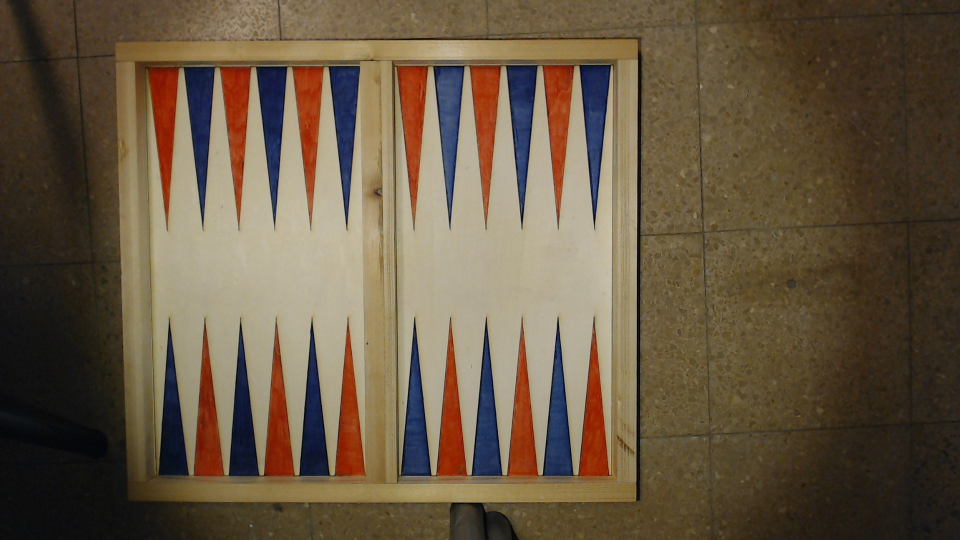
#> input picture Board_detection_manager/Soldier_Detection/std1.jpg, 1920 x 1080 px, given in place of WIN_20191209_17_01_19_Pro.jpg, which was not available (shown at 1/2 size); the run also reads 1 picture not shown here
$ python ImageProcessing.py
#> lines starting #> are read from the running program, lines starting #| are printed output that depends on the picture; pictures that were not available may be replaced by others from this repository, and a replacement may not be noted
### Board_detection_manager/Soldier_Detection/Foreground.py
import cv2
import numpy as np
import matplotlib.pyplot as plt
import os
import os.path


# [33 lines left out: function calc_std, not called in this run]


def foreground_poc(threshold, diff_path, std_dir):
    [threshold_r, threshold_g, threshold_b] = threshold
    new_length = 360
    new_width = 640
    hsv = True
    orig = cv2.imread(diff_path, cv2.IMREAD_COLOR)
    diff = orig
    if hsv:
        diff = cv2.cvtColor(orig, cv2.COLOR_BGR2HSV)
    [diff_r, diff_g, diff_b] = cv2.split(diff)
    diff_r = cv2.resize(diff_r, (new_width, new_length))
    diff_g = cv2.resize(diff_g, (new_width, new_length))
    diff_b = cv2.resize(diff_b, (new_width, new_length))
    # calc_std(std_dir, hsv)
    std_r = cv2.imread("std_red.jpg", 0).astype(int)
    std_g = cv2.imread("std_green.jpg", 0).astype(int)
    std_b = cv2.imread("std_blue.jpg", 0).astype(int)
    mean_r = cv2.imread("mean_red.jpg", 0).astype(int)
    mean_g = cv2.imread("mean_green.jpg", 0).astype(int)
    mean_b = cv2.imread("mean_blue.jpg", 0).astype(int)
    # np.where(std_r <= 1, 1, std_r)
    # np.where(std_g <= 1, 1, std_g)
    # np.where(std_b <= 1, 1, std_b)
    std_r[std_r < 1] = 1
    std_b[std_b < 1] = 1
    std_g[std_g < 1] = 1
    distance_r = np.abs((mean_r - diff_r))
    distance_g = np.abs((mean_g - diff_g))
    distance_b = np.abs((mean_b - diff_b))
    #plt.imshow(distance_r.astype(int)), plt.title("R"), plt.colorbar(), plt.show()
    plt.imshow(distance_g.astype(int)), plt.title("G"), plt.colorbar(), plt.show()
    plt.imshow(distance_b.astype(int)), plt.title("B"), plt.colorbar(), plt.show()
    for i in range(len(distance_r)):
        for j in range(len(distance_r[0])):
            if distance_r[i][j] >= threshold_r :
                distance_r[i][j] = 1
            else:
                distance_r[i][j] = 0

            if distance_b[i][j] >= threshold_b :
                distance_b[i][j] = 1
            else:
                distance_b[i][j] = 0

            if distance_g[i][j] >= threshold_g :
                distance_g[i][j] = 1
            else:
                distance_g[i][j] = 0
    check_mat = np.zeros(distance_r.shape)
    for i in range(len(check_mat)):
        for j in range(len(check_mat[0])):
            if distance_r[i][j] == 1 and distance_b[i][j] == 1 and distance_g[i][j] == 1:
                check_mat[i][j] = 1
            else:
                check_mat[i][j] = 0
    kernel = np.ones((3, 3), np.uint8)
    plt.imshow(orig), plt.title("Original"), plt.show()
    plt.imshow(check_mat), plt.colorbar(), plt.show()
    check_mat = cv2.morphologyEx(check_mat, cv2.MORPH_CLOSE, kernel, iterations=1)
    plt.imshow(check_mat), plt.colorbar(), plt.title("close"), plt.show()
    kernel = np.ones((3, 3), np.uint8)
    check_mat = cv2.morphologyEx(check_mat, cv2.MORPH_OPEN, kernel, iterations=5)
    check_mat = cv2.dilate(check_mat, kernel)
    plt.imshow(check_mat), plt.colorbar(), plt.title("open"), plt.show()
    return check_mat


"""
def get_video():
    cap = cv2.VideoCapture(URL)
    while True:
        ret, frame = cap.read()
        if frame is not None:
            cv2.imshow('frame', frame)
        q = cv2.waitKey(1)
        if q == ord("q"):
            break
    cv2.destroyAllWindows()
"""

### Board_detection_manager/Soldier_Detection/ImageProcessing.py
import cv2
import numpy as np
from Board_detection_manager.Soldier_Detection import Foreground

def get_detected_soldiers(filename):
    DEFAULF = 0
    std_dir = "C:\\Users\\t8709339\\Desktop\\talpiot\\procton\\Board_detection_manager\\Soldier_Detection\\stds"
    threshold_r = 0
    threshold_g = 6
    threshold_b = 6
    img = cv2.imread(filename, cv2.IMREAD_GRAYSCALE)
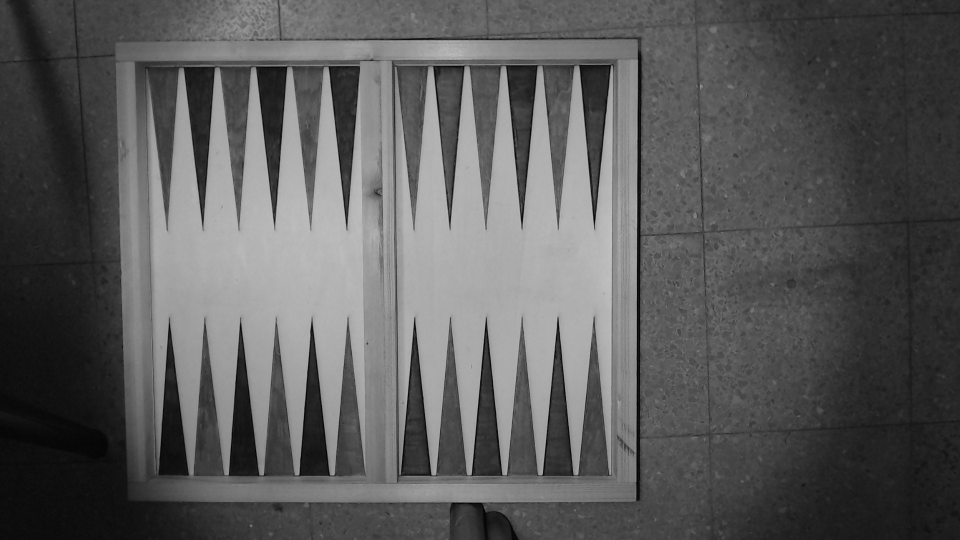
#> img: shape (1080, 1920) (shown at 1/2 size); min 0, max 204, mean 90.4
    print(img.shape)
#| (1080, 1920)
    # img = cv2.medianBlur(img,5)
    img = cv2.resize(img, (640, 360))
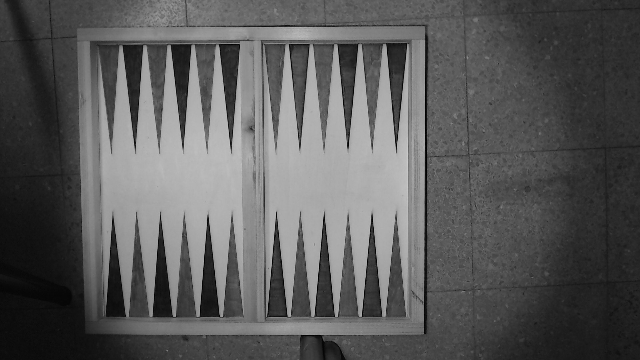
#> img: shape (360, 640); min 0, max 204, mean 90.4
    cimg = cv2.cvtColor(img, cv2.COLOR_GRAY2BGR)

    circles = cv2.HoughCircles(img, cv2.HOUGH_GRADIENT, 1, 15,
                               param1=40, param2=13, minRadius=7, maxRadius=13)
#> circles = 44 rows, first 8: [498.5, 181.5, 12.4], [379.5, 13.5, 12.4], [483.5, 264.5, 12.4], [527.5, 158.5, 12.4], [175.5, 12.5, 12.4], [207.5, 51.5, 12.4], [501.5, 165.5, 12.4], [536.5, 137.5, 12.4]

    circles = np.uint16(np.around(circles))
#> circles = 44 rows, first 8: [498, 182, 12], [380, 14, 12], [484, 264, 12], [528, 158, 12], [176, 12, 12], [208, 52, 12], [502, 166, 12], [536, 138, 12]
    whiteCircles = np.ndarray(shape=circles.shape)
    blackCircles = np.ndarray(shape=circles.shape)

    foreground = Foreground.foreground_poc(threshold=[threshold_r, threshold_g, threshold_b],diff_path=filename,
                                          std_dir= std_dir)
#> in foreground_poc, orig is the input picture: shape (1080, 1920, 3); mean B, G, R 67, 88.1, 103.8
#> in foreground_poc, `diff = cv2.cvtColor(orig, cv2.COLOR_BGR2HSV)`: diff: shape (1080, 1920, 3); mean H, S, V 25.5, 106.1, 106.3
#> in foreground_poc, `[diff_r, diff_g, diff_b] = cv2.split(diff)`:
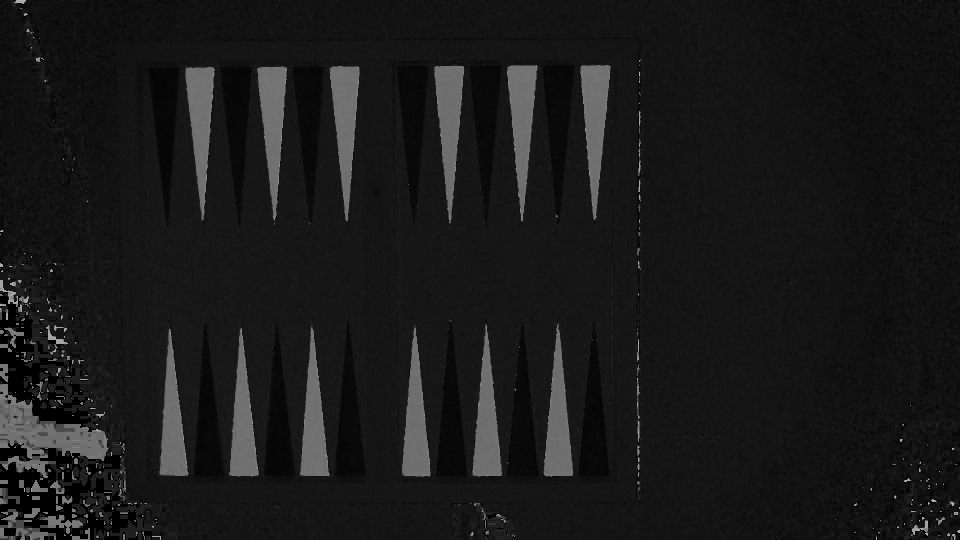
#> diff_r: shape (1080, 1920) (shown at 1/2 size); min 0, max 179, mean 25.5
#> in foreground_poc, `[diff_r, diff_g, diff_b] = cv2.split(diff)`:
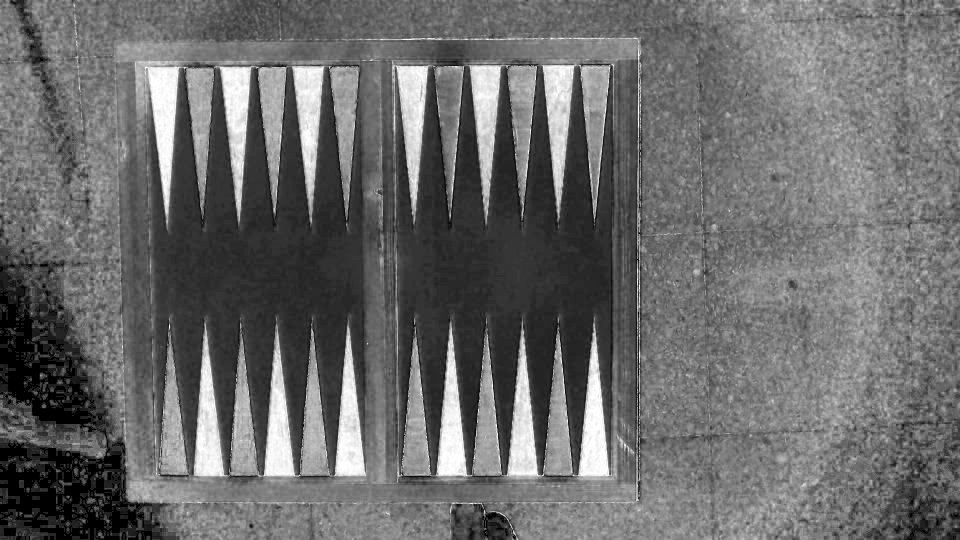
#> diff_g: shape (1080, 1920) (shown at 1/2 size); min 0, max 255, mean 106.1
#> in foreground_poc, `diff_r = cv2.resize(diff_r, (new_width, new_length))`:
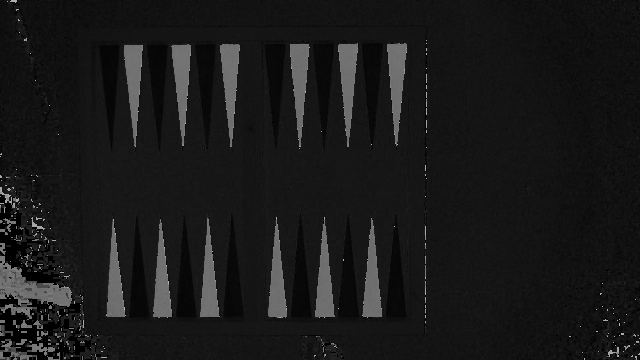
#> diff_r: shape (360, 640); min 0, max 179, mean 25.5
#> in foreground_poc, `diff_g = cv2.resize(diff_g, (new_width, new_length))`:
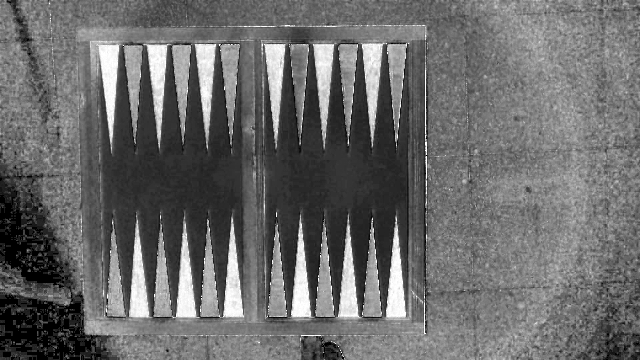
#> diff_g: shape (360, 640); min 0, max 255, mean 106
#> in foreground_poc, `diff_b = cv2.resize(diff_b, (new_width, new_length))`:
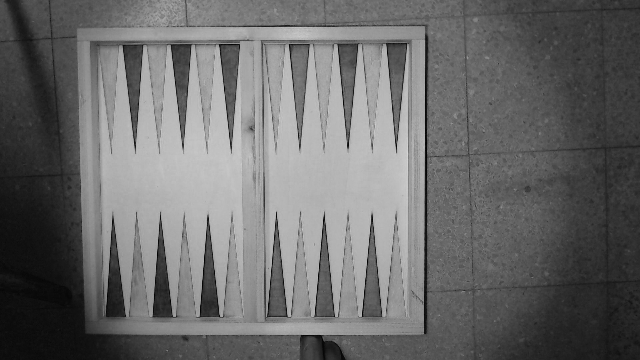
#> diff_b: shape (360, 640); min 0, max 215, mean 106.3

    whiteCount = 0
    blackCount = 0
    for i in circles[0, :]:
        print(i)
        if foreground[i[1]][i[0]] == 1:
            if img[i[1]][i[0]] > 100:
                whiteCircles[0][whiteCount] = i
                whiteCount += 1
                cv2.circle(cimg, (i[0], i[1]), i[2], (0, 0, 0), 2)
            else:
                blackCircles[0][blackCount] = i
                blackCount += 1
                cv2.circle(cimg, (i[0], i[1]), i[2], (255, 255, 255), 2)
            cv2.circle(cimg, (i[0], i[1]), 2, (0, 0, 255), 3)


    cv2.imshow('detected circles', cimg)
    cv2.waitKey(0)
    cv2.destroyAllWindows()

#> (the run stopped early here; a loop or call above may not have finished)
